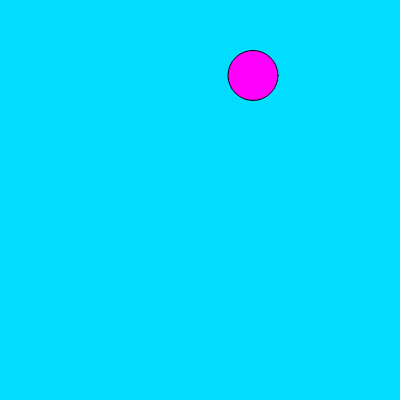
Frame 1 (no input)
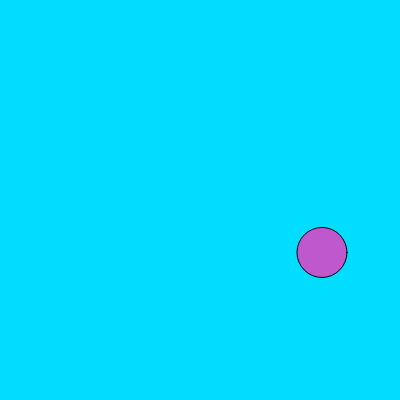
Frame 60 (no input)
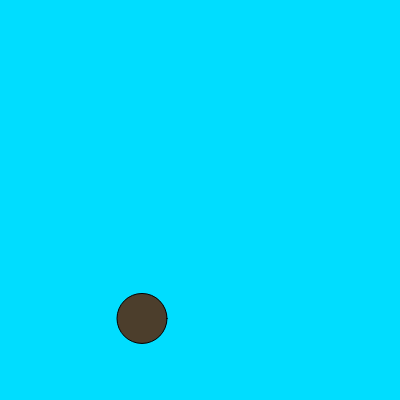
Frame 120 (the mouse pressed at the canvas centre since frame 60)

The p5.js sketch that drew these frames (run headless with seeded random() and noise() and a simulated clock; from frame 60 on, the mouse is pressed at the canvas centre):

// p5.js sketch
// ── sketch.js
//---------------------X_variablen
let Xpos = 200;
let Xspeed = 3;
//--------------------Y_variablen
let Ypos = 200;
let Yspeed = 3;

let size = 50;

function setup() {
  createCanvas(400, 400);
  rectMode(CENTER);
      fill(255, 0, 251);
  Xpos = random(0, width - size)
  Ypos = random(0, height - size)
}

function draw() {
  background(0, 221, 255);
  console.log("Xpos: " + Xpos + "   Ypos:  " + Ypos)
  
  Xpos = Xpos + Xspeed;
  Ypos = Ypos + Yspeed;
  
  if(Xpos >= width - size/2){
    Xspeed = Xspeed * -1
    fill(random(0, 255), random(0, 255), random(0, 255))
  }
  if(Xpos <= size/2){
    Xspeed = Xspeed * -1
    fill(random(0, 255), random(0, 255), random(0, 255))
  }
  if(Ypos >= height - size/2){
    Yspeed = Yspeed * -1
    fill(random(0, 255), random(0, 255), random(0, 255))
  }
  if(Ypos <= size/2){
    Yspeed = Yspeed * -1
    fill(random(0, 255), random(0, 255), random(0, 255))
  }

  
//   console.log("hi")
  
  
    ellipse(Xpos, Ypos, size);
//  line(0, 0, 400, 400)
}

// ── style.css
html, body {
  margin: 15;
  padding: 0;
}
canvas {
  display: block;
}
